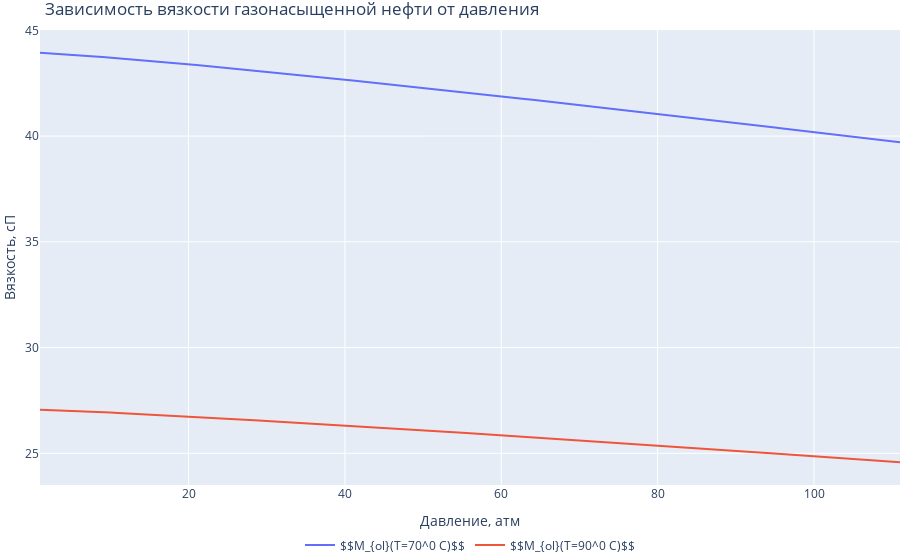

Write notebook code for a chart like this one.
### Markdown cell above
**С повышением давления до давления насыщения вязкость газонасыщенной нефти падает, так как в ней растворяется все больше газа. С повышением температуры вязкость нефти так же уменьшается.**

### Code cell
fig1 = go.Figure()

fig1.add_trace(go.Scatter(x=p_list, y=mu_ol_70, name='$$M_{ol}(T=70^0 C)$$'))
fig1.add_trace(go.Scatter(x=p_list, y=mu_ol_90, name='$$M_{ol}(T=90^0 C)$$'))
fig1.update_layout(legend_orientation="h",
                  legend=dict(x=.5, xanchor="center"),
                  title="Зависимость вязкости газонасыщенной нефти от давления",
                  xaxis_title="Давление, атм",
                  yaxis_title="Вязкость, сП",
                  margin=dict(l=0, r=0, t=30, b=0))
fig1.update_traces(hoverinfo="x+y")
fig1.show()
